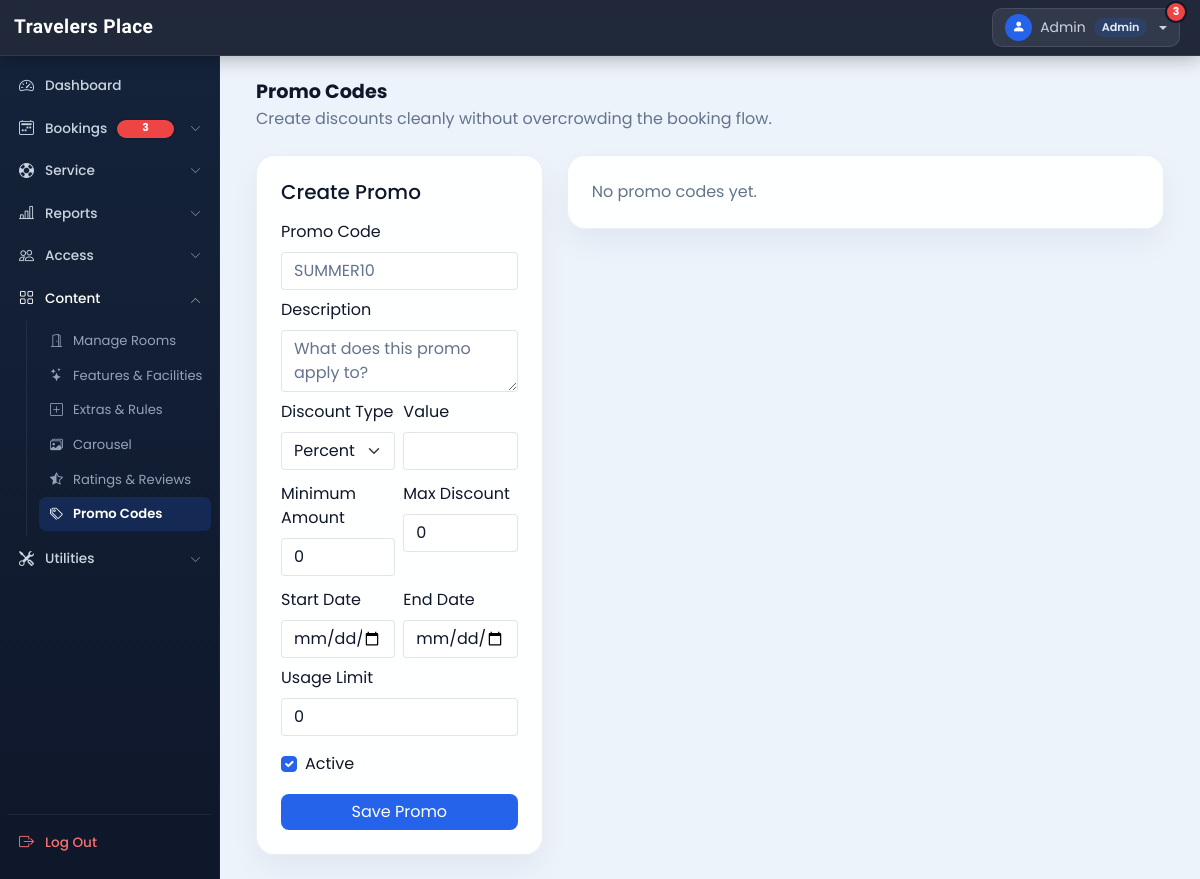
The app's page /admin/promo_codes.php (signed in), older data.
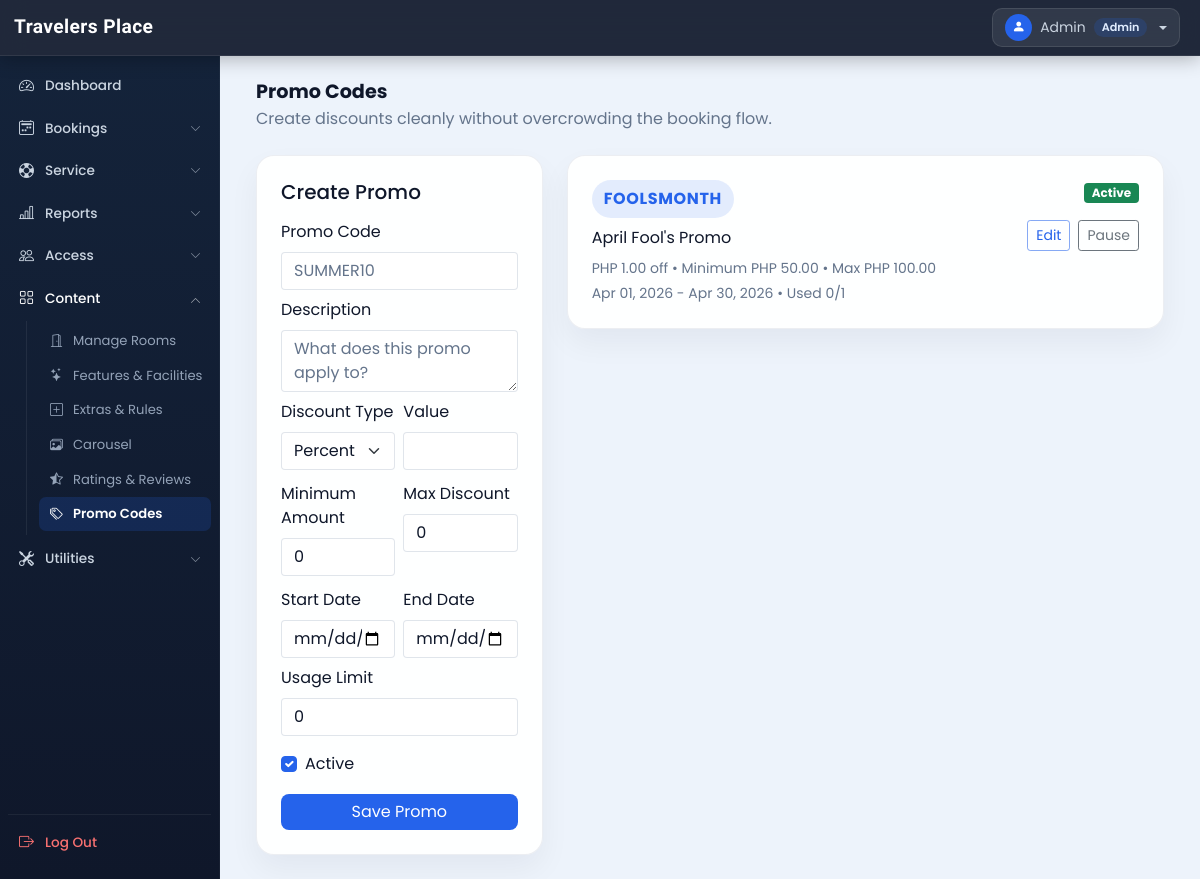
The same page, newer data.
### tables this page shows
CREATE TABLE `promo_codes` (
  `id` int(11) NOT NULL AUTO_INCREMENT,
  `code` varchar(50) NOT NULL,
  `description` varchar(255) DEFAULT NULL,
  `discount_type` varchar(20) NOT NULL DEFAULT 'percent',
  `discount_value` decimal(10,2) NOT NULL DEFAULT 0.00,
  `min_amount` decimal(10,2) NOT NULL DEFAULT 0.00,
  `max_discount` decimal(10,2) NOT NULL DEFAULT 0.00,
  `start_date` date DEFAULT NULL,
  `end_date` date DEFAULT NULL,
  `usage_limit` int(11) NOT NULL DEFAULT 0,
  `used_count` int(11) NOT NULL DEFAULT 0,
  `is_active` tinyint(1) NOT NULL DEFAULT 1,
  `created_by` int(11) DEFAULT NULL,
  `created_at` timestamp NOT NULL DEFAULT current_timestamp(),
  PRIMARY KEY (`id`),
  UNIQUE KEY `code` (`code`)
);

### admin/promo_codes.php (the view, shortened to what the rows shown need)
<?php
  require('inc/db_config.php');
  $promo_rows = [];
  $promo_res = mysqli_query($con, "SELECT * FROM `promo_codes` ORDER BY `created_at` DESC, `id` DESC");
  while ($promo_res && $row = mysqli_fetch_assoc($promo_res)) {
    $promo_rows[] = $row;
  }
?>
<!DOCTYPE html>
<html lang="en">
<head>
  <?php require('inc/links.php'); ?>
</head>
<body class="bg-light">
  <div class="container-fluid" id="main-content">
    <div class="p-4">
      <div class="row g-4">
        <div class="col-lg-8">
          <div class="d-flex flex-column gap-3">
            <?php foreach ($promo_rows as $promo): ?>
              <div class="promo-card p-4">
                <div class="d-flex justify-content-between align-items-start flex-wrap gap-3">
                  <div>
                    <span class="promo-code-pill"><?php echo htmlspecialchars($promo['code']); ?></span>
                    <div class="mt-2 fw-semibold"><?php echo htmlspecialchars($promo['description'] ?: 'No description'); ?></div>
                    <div class="small text-muted mt-2">
                      <?php echo $promo['discount_type'] === 'percent' ? number_format((float)$promo['discount_value'], 2) . '% off' : 'PHP ' . number_format((float)$promo['discount_value'], 2) . ' off'; ?>
                      • Minimum PHP <?php echo number_format((float)$promo['min_amount'], 2); ?>
                      <?php if ((float)$promo['max_discount'] > 0): ?> • Max PHP <?php echo number_format((float)$promo['max_discount'], 2); ?><?php endif; ?>
                    </div>
                    <div class="small text-muted mt-1">
                      <?php echo $promo['start_date'] ? date('M d, Y', strtotime($promo['start_date'])) : 'Starts immediately'; ?>
                      -
                      <?php echo $promo['end_date'] ? date('M d, Y', strtotime($promo['end_date'])) : 'No expiry'; ?>
                      • Used <?php echo (int)$promo['used_count']; ?>/<?php echo (int)$promo['usage_limit']; ?>
                    </div>
                  </div>
                  <div class="text-end">
                    <span class="badge <?php echo !empty($promo['is_active']) ? 'bg-success' : 'bg-secondary'; ?>"><?php echo !empty($promo['is_active']) ? 'Active' : 'Inactive'; ?></span>
                    <div class="d-flex gap-2 mt-3">
                      <a class="btn btn-outline-primary shadow-none btn-sm" href="?edit=<?php echo (int)$promo['id']; ?>">Edit</a>
                      <form method="POST">
                        <button class="btn btn-outline-secondary shadow-none btn-sm" type="submit" name="toggle_promo"><?php echo !empty($promo['is_active']) ? 'Pause' : 'Activate'; ?></button>
                      </form>
                    </div>
                  </div>
                </div>
              </div>
            <?php endforeach; ?>
          </div>
        </div>
      </div>
    </div>
  </div>
</body>
</html>

Row changes from the older to the newer data that the page shows:
added promo_codes: code "FOOLSMONTH", description "April Fool's Promo", discount_value "1.00", min_amount "50.00", max_discount "100.00", start_date "Apr 01, 2026", end_date "Apr 30, 2026", used_count "0", usage_limit "1", is_active "Active"
Text that changed along with them:
$admin_total_attention_count: "3" → (not shown)
text no longer shown: "No promo codes yet."
